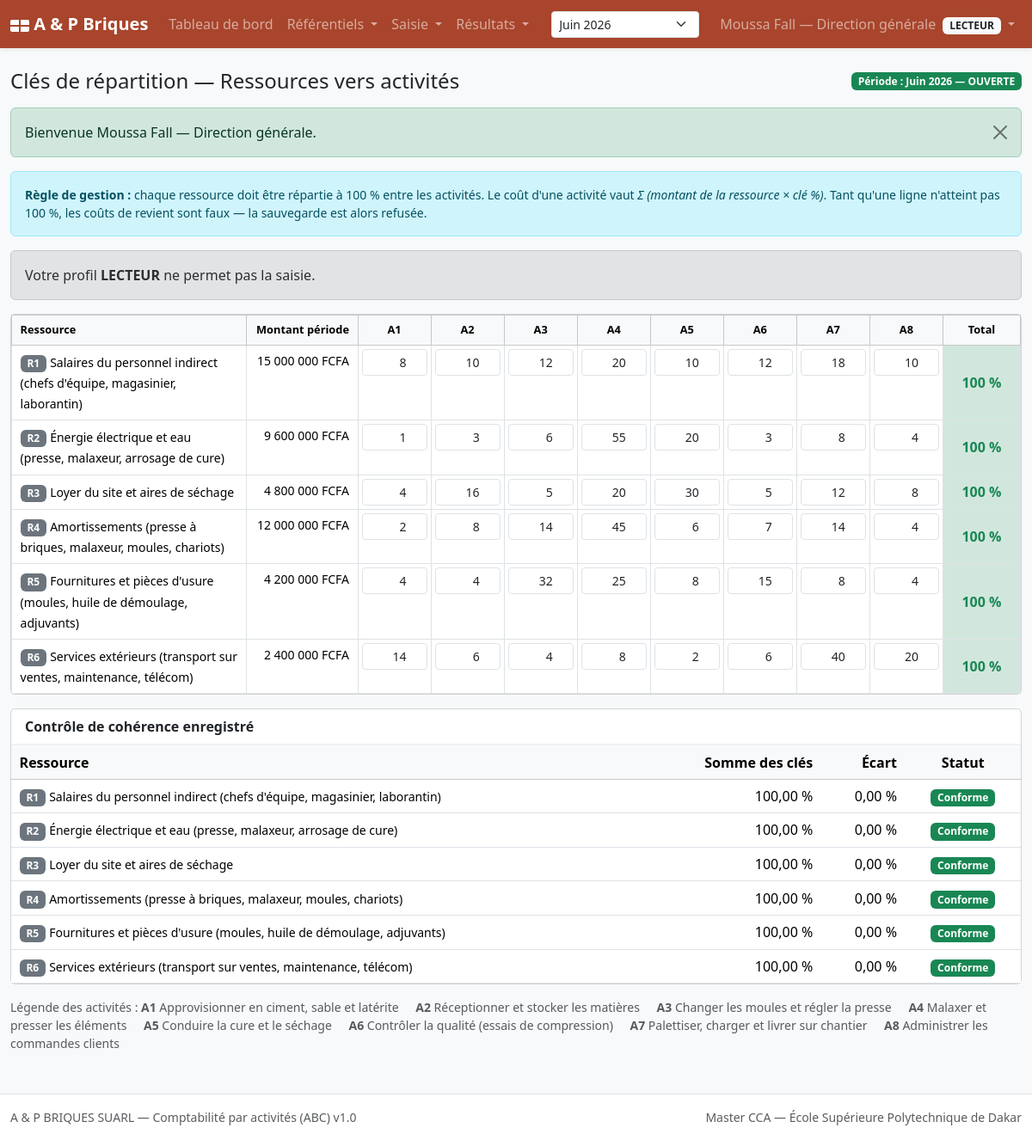
Screenshot of /cles.php (signed in) with the database file from the repository.
### tables this page shows
CREATE TABLE periodes (
  id            INT UNSIGNED AUTO_INCREMENT PRIMARY KEY,
  code          VARCHAR(20)  NOT NULL COMMENT 'ex : 2026-06',
  libelle       VARCHAR(80)  NOT NULL,
  date_debut    DATE NOT NULL,
  date_fin      DATE NOT NULL,
  statut        ENUM('OUVERTE','CLOTUREE') NOT NULL DEFAULT 'OUVERTE',
  date_creation DATETIME NOT NULL DEFAULT CURRENT_TIMESTAMP,
  UNIQUE KEY uk_periodes_code (code),
  CONSTRAINT ck_periodes_dates CHECK (date_fin >= date_debut)
);

CREATE TABLE activites (
  id            INT UNSIGNED AUTO_INCREMENT PRIMARY KEY,
  code          VARCHAR(20)  NOT NULL,
  libelle       VARCHAR(150) NOT NULL,
  processus     VARCHAR(80)  NOT NULL COMMENT 'regroupement macro',
  type_activite ENUM('PRINCIPALE','SUPPORT') NOT NULL DEFAULT 'PRINCIPALE',
  niveau_hierarchique ENUM('UNITE','LOT','PRODUIT','ENTREPRISE') NOT NULL DEFAULT 'UNITE'
                COMMENT 'hierarchie Cooper & Kaplan',
  actif         TINYINT(1) NOT NULL DEFAULT 1,
  UNIQUE KEY uk_activites_code (code)
);

CREATE TABLE ressources (
  id            INT UNSIGNED AUTO_INCREMENT PRIMARY KEY,
  code          VARCHAR(20)  NOT NULL,
  libelle       VARCHAR(120) NOT NULL,
  nature        ENUM('PERSONNEL','ENERGIE','IMMOBILIER','AMORTISSEMENT',
                     'FOURNITURE','SERVICE_EXTERIEUR','AUTRE') NOT NULL,
  compte_syscohada VARCHAR(10) NULL COMMENT 'rattachement plan de comptes',
  actif         TINYINT(1) NOT NULL DEFAULT 1,
  UNIQUE KEY uk_ressources_code (code)
);

CREATE TABLE cles_ressources (
  id            INT UNSIGNED AUTO_INCREMENT PRIMARY KEY,
  ressource_id  INT UNSIGNED NOT NULL,
  activite_id   INT UNSIGNED NOT NULL,
  periode_id    INT UNSIGNED NOT NULL,
  pourcentage   DECIMAL(7,4) NOT NULL DEFAULT 0.0000,
  justification VARCHAR(255) NULL COMMENT 'base de la cle : effectif, m2, kWh...',
  UNIQUE KEY uk_cles (ressource_id, activite_id, periode_id),
  KEY idx_cles_activite (activite_id, periode_id),
  CONSTRAINT fk_cles_ressource FOREIGN KEY (ressource_id)
    REFERENCES ressources(id) ON DELETE CASCADE,
  CONSTRAINT fk_cles_activite FOREIGN KEY (activite_id)
    REFERENCES activites(id) ON DELETE CASCADE,
  CONSTRAINT fk_cles_periode FOREIGN KEY (periode_id)
    REFERENCES periodes(id) ON DELETE CASCADE,
  CONSTRAINT ck_cles_pct CHECK (pourcentage >= 0 AND pourcentage <= 100)
);

### config/database.php (called while the page is built, shortened)
<?php
final class Database
{
    private static ?PDO $instance = null;
    public static function getConnexion(): PDO
    {
        if (self::$instance === null) {
            $dsn = sprintf(
                'mysql:host=%s;port=%s;dbname=%s;charset=%s',
                DB_HOST, DB_PORT, DB_NAME, DB_CHARSET
            );
            $options = [
                PDO::ATTR_ERRMODE            => PDO::ERRMODE_EXCEPTION,
                PDO::ATTR_DEFAULT_FETCH_MODE => PDO::FETCH_ASSOC,
                PDO::ATTR_EMULATE_PREPARES   => false,
                PDO::ATTR_STRINGIFY_FETCHES  => false,
            ];
            try {
                self::$instance = new PDO($dsn, DB_USER, DB_PASS, $options);
            } catch (PDOException $e) {
                if (MODE_DEBUG) {
                    die('Erreur de connexion à la base : ' . $e->getMessage());
                }
                die('Impossible de se connecter à la base de données.');
            }
        }
        return self::$instance;
    }
}
function db(): PDO
{
    return Database::getConnexion();
}

### includes/auth.php (called while the page is built, shortened)
<?php
require_once __DIR__ . '/functions.php';
function utilisateurRole(): string
{
    return $_SESSION['role'] ?? '';
}
function utilisateurNom(): string
{
    return $_SESSION['nom_complet'] ?? '';
}
function peutEcrire(): bool
{
    return in_array(utilisateurRole(), ['ADMIN', 'CONTROLEUR'], true);
}

### includes/abc.php (called while the page is built, shortened)
<?php
require_once __DIR__ . '/functions.php';
function controleCles(int $periodeId): array
{
    $sql = 'SELECT ressource_id, ressource_code, ressource_libelle,
                   total_pourcentage, ecart, statut
              FROM v_controle_cles
             WHERE periode_id = :p
             ORDER BY statut DESC, ressource_code';
    $stmt = db()->prepare($sql);
    $stmt->execute([':p' => $periodeId]);
    return $stmt->fetchAll();
}

### cles.php (the view, shortened to what this page needs)
<?php
require_once __DIR__ . '/includes/layout.php';
require_once __DIR__ . '/includes/abc.php';
$periode   = periodeActive();
$periodeId = (int) $periode['id'];
$editable  = periodeModifiable($periode) && peutEcrire();
$ressources = db()->query(
    'SELECT id, code, libelle, nature FROM ressources WHERE actif = 1 ORDER BY code'
)->fetchAll();
$activites = db()->query(
    'SELECT id, code, libelle FROM activites WHERE actif = 1 ORDER BY code'
)->fetchAll();
$stmt = db()->prepare(
    'SELECT ressource_id, montant FROM ressource_montants WHERE periode_id = :p'
);
$stmt->execute([':p' => $periodeId]);
$montants = [];
foreach ($stmt->fetchAll() as $m) {
    $montants[(int) $m['ressource_id']] = (float) $m['montant'];
}
$stmt = db()->prepare(
    'SELECT ressource_id, activite_id, pourcentage, justification
       FROM cles_ressources WHERE periode_id = :p'
);
$stmt->execute([':p' => $periodeId]);
$cles = [];
foreach ($stmt->fetchAll() as $c) {
    $cles[(int) $c['ressource_id']][(int) $c['activite_id']] = (float) $c['pourcentage'];
}
$controle = controleCles($periodeId);
afficherEntete('Clés de répartition — Ressources vers activités', $periode);
?>
<div class="alert alert-info small">
  <strong>Règle de gestion :</strong> chaque ressource doit être répartie à
  100 % entre les activités. Le coût d'une activité vaut
  <em>Σ (montant de la ressource × clé %)</em>. Tant qu'une ligne n'atteint pas
  100 %, les coûts de revient sont faux — la sauvegarde est alors refusée.
</div>
<?php if (!$editable): ?>
  <div class="alert alert-secondary">
    <?php if (!periodeModifiable($periode)): ?>
      Période clôturée : consultation seule.
    <?php else: ?>
      Votre profil <strong><?= e(utilisateurRole()) ?></strong> ne permet pas la saisie.
    <?php endif; ?>
  </div>
<?php endif; ?>
<form method="post" action="cles.php?periode=<?= $periodeId ?>" id="formCles">
  <div class="card mb-3">
    <div class="table-responsive">
      <table class="table table-sm table-bordered table-matrice mb-0" id="tableCles">
        <thead class="table-light">
          <tr>
            <th style="min-width:230px">Ressource</th>
            <th class="text-end" style="min-width:130px">Montant période</th>
            <?php foreach ($activites as $a): ?>
              <th class="text-center" title="<?= e($a['libelle']) ?>">
                <?= e($a['code']) ?>
              </th>
            <?php endforeach; ?>
            <th class="text-center" style="min-width:90px">Total</th>
          </tr>
        </thead>
        <tbody>
        <?php foreach ($ressources as $r):
            $rid = (int) $r['id']; ?>
          <tr data-ressource="<?= $rid ?>">
            <td>
              <span class="badge bg-secondary"><?= e($r['code']) ?></span>
              <span class="small"><?= e($r['libelle']) ?></span>
            </td>
            <td class="text-end small text-nowrap">
              <?= fcfa($montants[$rid] ?? 0) ?>
            </td>
            <?php foreach ($activites as $a):
                $aid = (int) $a['id'];
                $val = $cles[$rid][$aid] ?? 0; ?>
              <td class="p-1">
                <input type="number" class="form-control form-control-sm text-end cle-input"
                       id="c<?= $rid ?>_<?= $aid ?>"
                       name="cles[<?= $rid ?>][<?= $aid ?>]"
                       value="<?= e(rtrim(rtrim(number_format($val, 2, '.', ''), '0'), '.')) ?>"
                       min="0" max="100" step="0.01"
                       <?= $editable ? '' : 'readonly' ?>>
              </td>
            <?php endforeach; ?>
            <td class="text-center total-ligne fw-semibold align-middle"></td>
          </tr>
        <?php endforeach; ?>
        </tbody>
      </table>
    </div>
  </div>
</form>
<div class="card">
  <div class="card-header"><strong>Contrôle de cohérence enregistré</strong></div>
  <div class="table-responsive">
    <table class="table table-sm mb-0">
      <thead class="table-light">
        <tr>
          <th>Ressource</th>
          <th class="text-end">Somme des clés</th>
          <th class="text-end">Écart</th>
          <th class="text-center">Statut</th>
        </tr>
      </thead>
      <tbody>
      <?php foreach ($controle as $c): ?>
        <tr>
          <td>
            <span class="badge bg-secondary"><?= e($c['ressource_code']) ?></span>
            <span class="small"><?= e($c['ressource_libelle']) ?></span>
          </td>
          <td class="text-end"><?= pct((float) $c['total_pourcentage']) ?></td>
          <td class="text-end"><?= pct((float) $c['ecart']) ?></td>
          <td class="text-center">
            <?php if ($c['statut'] === 'CONFORME'): ?>
              <span class="badge bg-success">Conforme</span>
            <?php else: ?>
              <span class="badge bg-danger">Anomalie</span>
            <?php endif; ?>
          </td>
        </tr>
      <?php endforeach; ?>
      </tbody>
    </table>
  </div>
</div>
<p class="small text-muted mt-3 mb-0">
  Légende des activités :
  <?php foreach ($activites as $a): ?>
    <span class="me-3"><strong><?= e($a['code']) ?></strong> <?= e($a['libelle']) ?></span>
  <?php endforeach; ?>
</p>
<?php
afficherPied();

### includes/layout.php (shortened to what this page needs)
<?php
require_once __DIR__ . '/auth.php';
function afficherEntete(string $titre, ?array $periodeActive = null): void
{
    $role = utilisateurRole();
    ?>
<!DOCTYPE html>
<html lang="fr">
<head>
<link href="https://cdn.jsdelivr.net/npm/bootstrap@5.3.3/dist/css/bootstrap.min.css" rel="stylesheet">
<link href="assets/css/style.css" rel="stylesheet">
</head>
<body class="bg-body-tertiary">
<nav class="navbar navbar-expand-lg navbar-dark bg-brique shadow-sm">
  <div class="container-fluid">
    <a class="navbar-brand fw-bold" href="index.php">
      <span class="logo-brique"></span> A &amp; P Briques
    </a>
    <div class="collapse navbar-collapse" id="navPrincipal">
      <ul class="navbar-nav me-auto">
        <li class="nav-item">
          <a class="nav-link" href="index.php">Tableau de bord</a>
        </li>
        <li class="nav-item dropdown">
          <a class="nav-link dropdown-toggle" href="#" data-bs-toggle="dropdown" role="button">
            Référentiels
          </a>
        </li>
        <li class="nav-item dropdown">
          <a class="nav-link dropdown-toggle" href="#" data-bs-toggle="dropdown" role="button">
            Saisie
          </a>
        </li>
        <li class="nav-item dropdown">
          <a class="nav-link dropdown-toggle" href="#" data-bs-toggle="dropdown" role="button">
            Résultats
          </a>
        </li>
      </ul>
      <?php if ($periodeActive !== null): ?>
      <form class="d-flex me-3" method="get" action="">
        <select class="form-select form-select-sm" id="selPeriode" name="periode"
                onchange="this.form.submit()">
          <?php foreach (listerPeriodes() as $p): ?>
            <option value="<?= (int) $p['id'] ?>"
              <?= (int) $p['id'] === (int) $periodeActive['id'] ? 'selected' : '' ?>>
              <?= e($p['libelle']) ?><?= $p['statut'] === 'CLOTUREE' ? ' (clôturée)' : '' ?>
            </option>
          <?php endforeach; ?>
        </select>
      </form>
      <?php endif; ?>
      <ul class="navbar-nav">
        <li class="nav-item dropdown">
          <a class="nav-link dropdown-toggle" href="#" data-bs-toggle="dropdown" role="button">
            <?= e(utilisateurNom()) ?>
            <span class="badge bg-light text-dark ms-1"><?= e($role) ?></span>
          </a>
        </li>
      </ul>
    </div>
  </div>
</nav>
<main class="container-fluid py-4">
  <div class="d-flex flex-wrap justify-content-between align-items-center mb-3">
    <h1 class="h4 mb-0"><?= e($titre) ?></h1>
    <?php if ($periodeActive !== null): ?>
      <span class="badge <?= $periodeActive['statut'] === 'OUVERTE' ? 'bg-success' : 'bg-secondary' ?>">
        Période : <?= e($periodeActive['libelle']) ?> — <?= e($periodeActive['statut']) ?>
      </span>
    <?php endif; ?>
  </div>
  <?= flashAfficher() ?>
    <?php
}
function afficherPied(): void
{
    ?>
</main>
<footer class="border-top py-3 mt-4 bg-white">
  <div class="container-fluid small text-muted d-flex flex-wrap justify-content-between">
    <span><?= e(APP_ENTREPRISE) ?> — Comptabilité par activités (ABC) v<?= e(APP_VERSION) ?></span>
    <span>Master CCA — École Supérieure Polytechnique de Dakar</span>
  </div>
</footer>
</body>
</html>
    <?php
}

### assets/css/style.css (style rules this page uses)
:root { --brique: #a8452c; --brique-clair: #d98b6f; --brique-fonce: #7d3120; --beton: #5c6b73; --ocre: #c8963e; }
body { font-family: system-ui, -apple-system, 'Segoe UI', Roboto, sans-serif; }
.bg-brique { background-color: var(--brique) !important; }
.logo-brique { display: inline-block; width: 22px; height: 14px; vertical-align: -2px; background-color: #fff; border-radius: 2px; position: relative; }
.logo-brique::before, .logo-brique::after { content: ''; position: absolute; background-color: var(--brique); }
.logo-brique::before { left: 0; right: 0; top: 6px; height: 2px; }
.logo-brique::after { top: 0; bottom: 0; left: 10px; width: 2px; }
.table-matrice th { font-size: 0.8rem; vertical-align: middle; }
.table-matrice input.cle-input { min-width: 68px; }
.total-ligne { font-variant-numeric: tabular-nums; }
td.text-end, th.text-end { font-variant-numeric: tabular-nums; }
.table > :not(caption) > * > * { padding: 0.45rem 0.6rem; }
.card-header { background-color: #fff; border-bottom: 2px solid #f1f1f1; }

### rows the page displays
periodes: libelle "Juin 2026", statut "OUVERTE"
activites: code "A1", id "1", libelle "Approvisionner en ciment, sable et latérite"
activites: code "A2", libelle "Réceptionner et stocker les matières"
activites: code "A3", libelle "Changer les moules et régler la presse"
activites: code "A4", libelle "Malaxer et presser les éléments"
activites: code "A5", libelle "Conduire la cure et le séchage"
activites: code "A6", libelle "Contrôler la qualité (essais de compression)"
activites: code "A7", libelle "Palettiser, charger et livrer sur chantier"
activites: code "A8", id "8", libelle "Administrer les commandes clients"
ressources: code "R1", libelle "Salaires du personnel indirect (chefs d'équipe, magasinier, laborantin)", id "15 000 000 FCFA", id "8", id "10", id "12", id "20", id "18"
ressources: code "R2", libelle "Énergie électrique et eau (presse, malaxeur, arrosage de cure)", id "9 600 000 FCFA", id "3", id "6", id "55", id "20", id "8", id "4"
ressources: code "R3", libelle "Loyer du site et aires de séchage", id "4 800 000 FCFA", id "4", id "16", id "5", id "20", id "30", id "12"
ressources: code "R4", libelle "Amortissements (presse à briques, malaxeur, moules, chariots)", id "12 000 000 FCFA", id "2", id "8", id "14", id "45", id "6", id "7", id "4"
ressources: code "R5", libelle "Fournitures et pièces d'usure (moules, huile de démoulage, adjuvants)", id "4 200 000 FCFA", id.ressource_id "4", id.pourcentage "4", id "32", id "25", id.activite_id "8", id "15"
ressources: code "R6", libelle "Services extérieurs (transport sur ventes, maintenance, télécom)", id "2 400 000 FCFA", id "14", id "6", id "4", id "8", id "2", id "40", id "20"

### other values shown
utilisateurNom() "Moussa Fall — Direction générale"
$role "LECTEUR"
$titre "Clés de répartition — Ressources vers activités"
$f['message'] "Bienvenue Moussa Fall — Direction générale."
utilisateurRole() "LECTEUR"
$c['ressource_code'] "R1"
$c['ressource_libelle'] "Salaires du personnel indirect (chefs d'équipe, magasinier, laborantin)"
pct((float) $c['total_pourcentage']) "100,00 %"
pct((float) $c['ecart']) "0,00 %"
$c['ressource_code'] "R2"
$c['ressource_libelle'] "Énergie électrique et eau (presse, malaxeur, arrosage de cure)"
$c['ressource_code'] "R3"
$c['ressource_libelle'] "Loyer du site et aires de séchage"
$c['ressource_code'] "R4"
$c['ressource_libelle'] "Amortissements (presse à briques, malaxeur, moules, chariots)"
